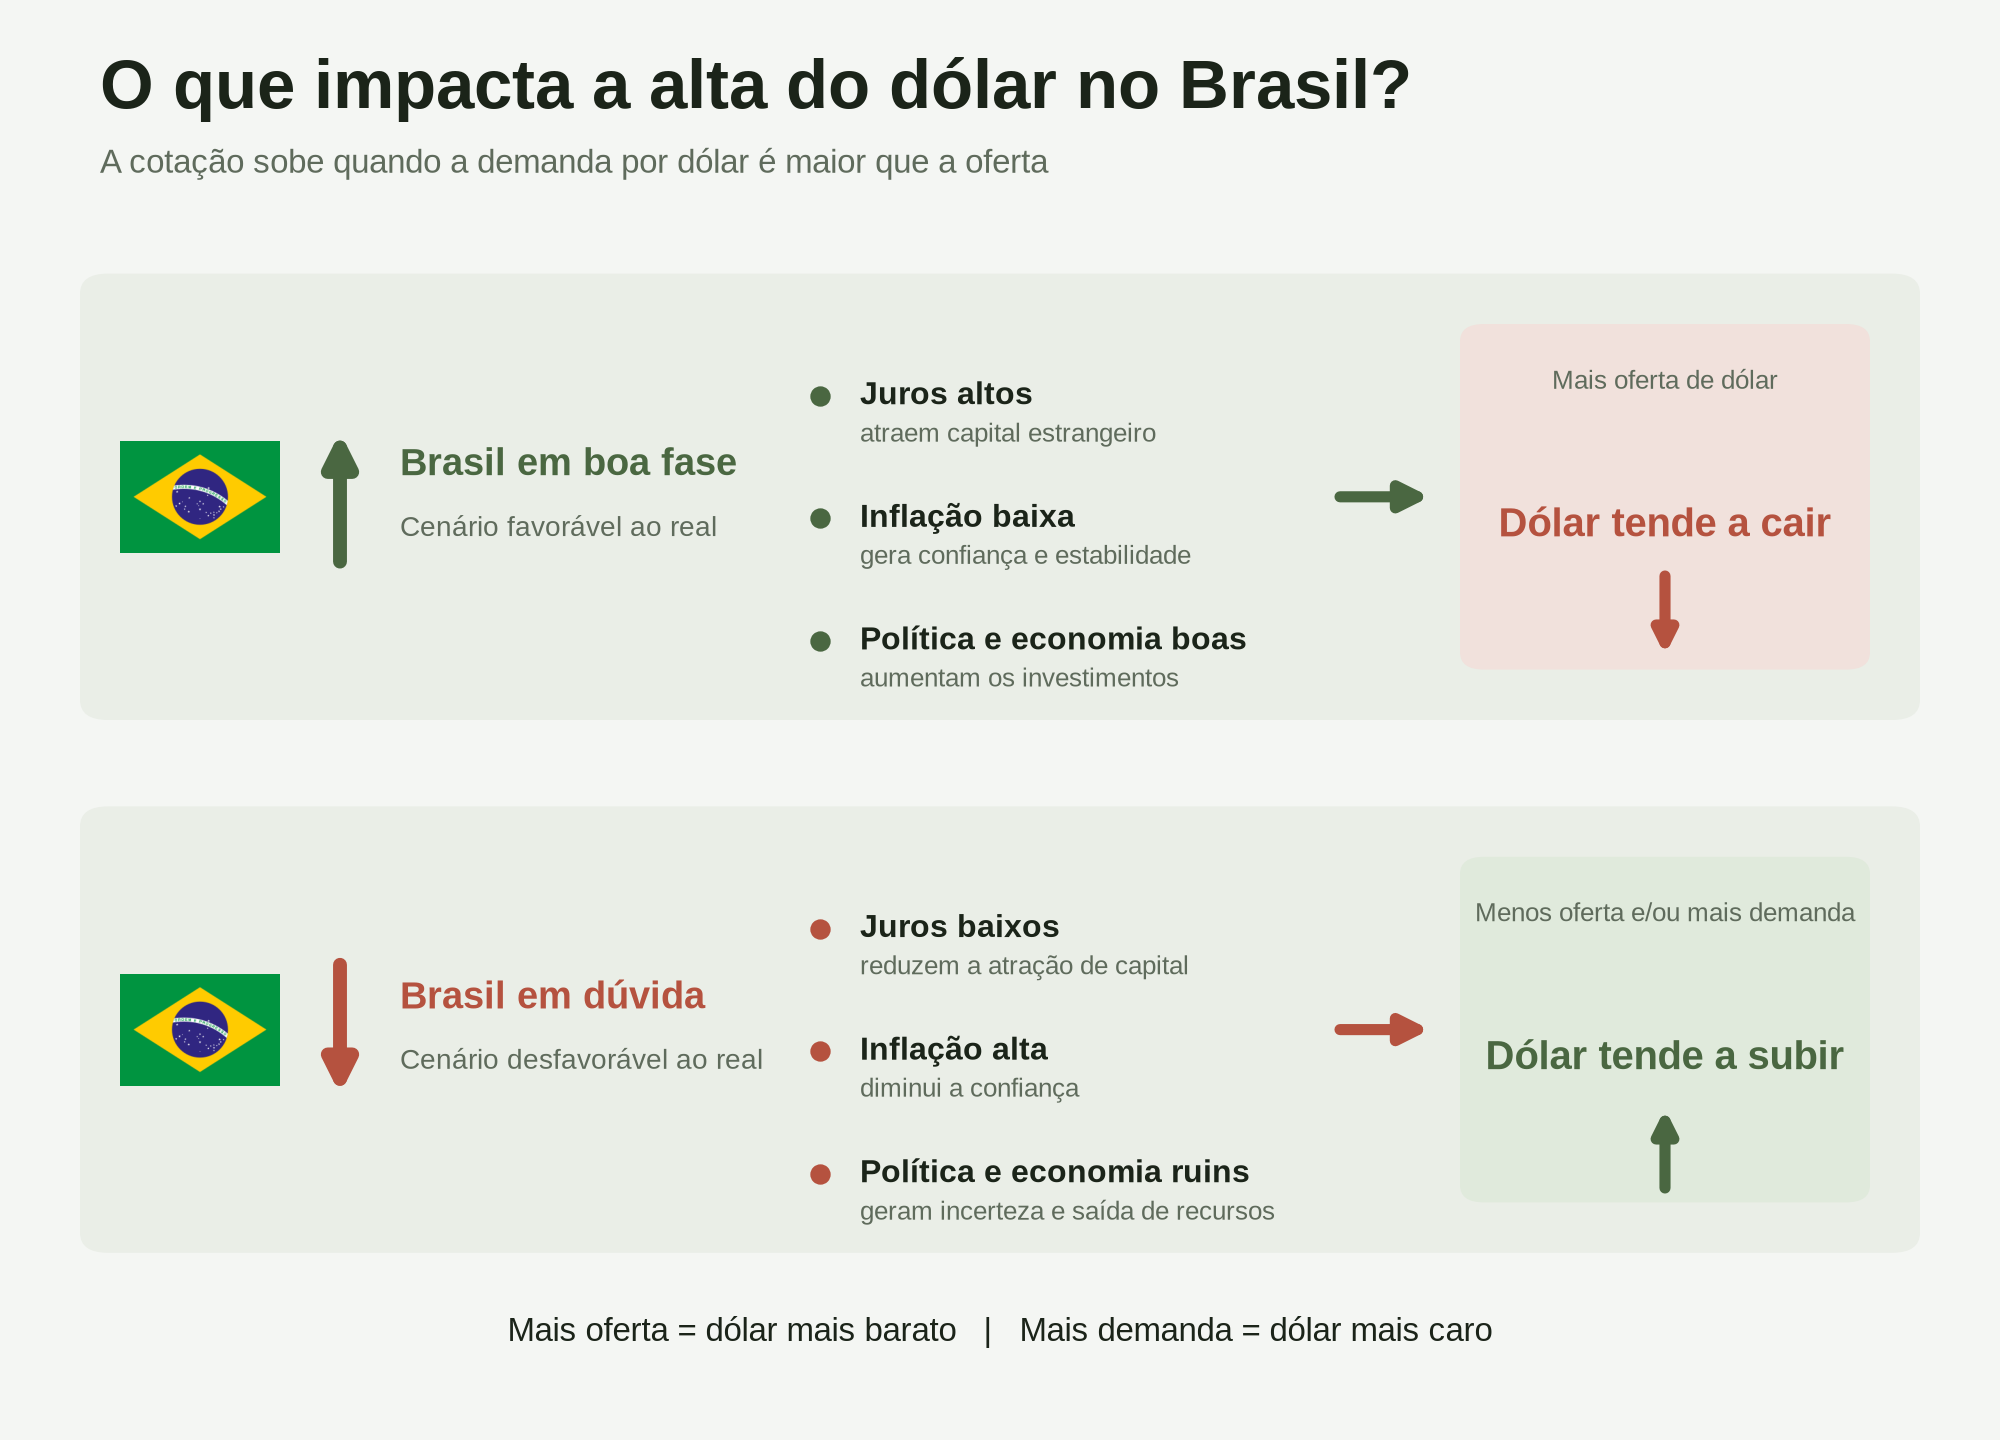

The script that saved this image:
"""Variação 2: duas faixas horizontais (causa -> efeito -> resultado), sem balança. Conceitual, sem dados."""
import matplotlib
matplotlib.use("Agg")
import matplotlib.pyplot as plt
from matplotlib.patches import FancyBboxPatch, FancyArrowPatch
from matplotlib import font_manager as fm
from PIL import Image

BG, INK, MUTED = "#f4f6f3", "#1b2419", "#5f6b5c"
UP, DOWN = "#4a6741", "#b5523f"
T_SOBE, T_CAI, T_COL = "#e0eadc", "#f1e1dc", "#eaeee7"
plt.rcParams["font.family"] = "Liberation Sans" if any("Liberation Sans" in f.name for f in fm.fontManager.ttflist) else "DejaVu Sans"
FLAG = Image.open("imagens/bandeira_brasil.webp").convert("RGB")
W_, H_ = 10, 7.2
fig = plt.figure(figsize=(W_, H_), dpi=200, facecolor=BG)
F = fig.add_axes([0, 0, 1, 1]); F.set_xlim(0, 1); F.set_ylim(0, 1); F.axis("off")

def seta(p0, p1, cor, lw=5, ms=22):
    F.add_patch(FancyArrowPatch(p0, p1, arrowstyle="-|>", mutation_scale=ms, lw=lw, color=cor, shrinkA=0, shrinkB=0))

fig.text(.05, .925, "O que impacta a alta do dólar no Brasil?", color=INK, fontsize=25, fontweight="bold")
fig.text(.05, .88, "A cotação sobe quando a demanda por dólar é maior que a oferta", color=MUTED, fontsize=12)

faixas = [
    (.50, "Brasil em boa fase", "Cenário favorável ao real", UP, True,
     [("Juros altos", "atraem capital estrangeiro"), ("Inflação baixa", "gera confiança e estabilidade"), ("Política e economia boas", "aumentam os investimentos")],
     "Entra mais dólar\nno país", "Mais oferta de dólar", "Dólar tende a cair", T_CAI, DOWN, False),
    (.13, "Brasil em dúvida", "Cenário desfavorável ao real", DOWN, False,
     [("Juros baixos", "reduzem a atração de capital"), ("Inflação alta", "diminui a confiança"), ("Política e economia ruins", "geram incerteza e saída de recursos")],
     "Sai dólar do país\nou procura aumenta", "Menos oferta e/ou mais demanda", "Dólar tende a subir", T_SOBE, UP, True),
]
for y0, nome, sub, cor, bem, itens, meio, regra, final, tint, fcor, fsobe in faixas:
    h = .31
    F.add_patch(FancyBboxPatch((.04, y0), .92, h, boxstyle="round,pad=0,rounding_size=.014", fc=T_COL, ec="none"))
    fh = .08 * (W_ / H_) * FLAG.size[1] / FLAG.size[0]
    a = fig.add_axes([.06, y0 + h / 2 - fh / 2, .08, fh]); a.imshow(FLAG); a.axis("off")
    seta((.17, y0 + h / 2 - .045 if not bem else y0 + h / 2 - .045), (.17, y0 + h / 2 + .045 if bem else y0 + h / 2 + .045), cor, lw=5) if bem else seta((.17, y0 + h / 2 + .045), (.17, y0 + h / 2 - .045), cor, lw=5)
    fig.text(.2, y0 + h / 2 + .022, nome, color=cor, fontsize=13.5, fontweight="bold", va="center")
    fig.text(.2, y0 + h / 2 - .022, sub, color=MUTED, fontsize=10, va="center")
    for i, (t, d) in enumerate(itens):
        y = y0 + h - .085 - i * .085
        F.scatter([.41], [y], s=40, color=cor, zorder=3)
        fig.text(.43, y, t, color=INK, fontsize=11.5, fontweight="bold", va="center")
        fig.text(.43, y - .027, d, color=MUTED, fontsize=9.5, va="center")
    seta((.67, y0 + h / 2), (.715, y0 + h / 2), cor, lw=4, ms=20)
    F.add_patch(FancyBboxPatch((.73, y0 + .035), .205, h - .07, boxstyle="round,pad=0,rounding_size=.012", fc=tint, ec="none"))
    fig.text(.8325, y0 + h - .075, regra, color=MUTED, fontsize=9.5, ha="center", va="center")
    fig.text(.8325, y0 + h / 2 - .02, final, color=fcor, fontsize=14.5, fontweight="bold", ha="center", va="center")
    seta((.8325, y0 + .045 if fsobe else y0 + .1), (.8325, y0 + .1 if fsobe else y0 + .045), fcor, lw=4, ms=16)
fig.text(.5, .075, "Mais oferta = dólar mais barato   |   Mais demanda = dólar mais caro", color=INK, fontsize=12, ha="center", va="center")
fig.savefig("infografico_impacto_alta_dolar_v2.png", facecolor=BG)
